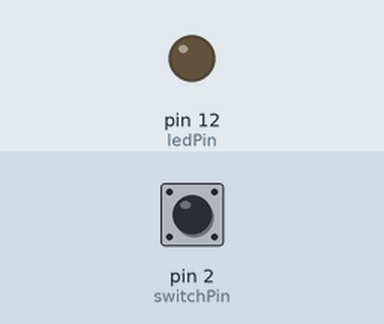
Bench run of a sketch on a simulated Arduino Uno, built with avr-gcc and run on an emulated ATmega328P. On the bench: output pins drawn as LEDs (lit = HIGH). Inputs (shaded band) come from the test bench; at power-on: pin 2 (switchPin) LOW.

Above: at 1.2 s.
1.3 s: pin 2 (switchPin) pulled HIGH for 0.15 s
At 1.39 s:
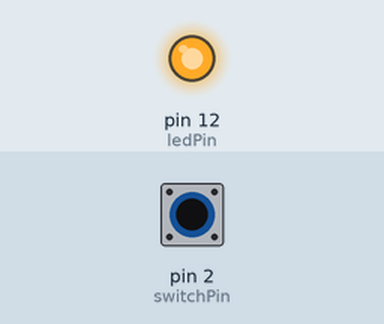
2.9 s: pin 2 (switchPin) pulled HIGH for 3.2 s
At 6.5 s:
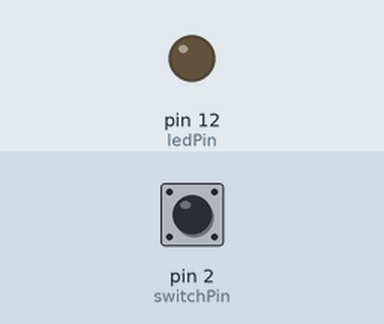
Timing chart, 0 to 8.0 s (numbered marks = the images above; inputs shaded):
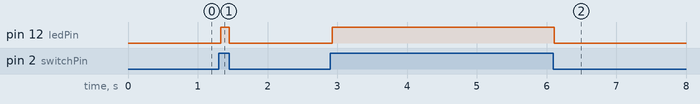

The sketch:

2b.ino
```cpp
const int switchPin = 2;
const int ledPin = 12;

volatile bool switchState = LOW;

void setup() {
  pinMode(switchPin, INPUT);
  pinMode(ledPin, OUTPUT);
}

void loop() {
  bool reading = digitalRead(switchPin);

  if (reading == HIGH) {
    delayTimer1(30); // debounce delay
    if (digitalRead(switchPin) == HIGH) {
      digitalWrite(ledPin, HIGH);
    }
  } else {
    digitalWrite(ledPin, LOW);
  }
}

// Timer1 based delay (approx)
void delayTimer1(int ms) {
  for (int i = 0; i < ms; i++) {
    TCNT1 = 0;
    TCCR1B = (1 << CS11) | (1 << CS10); // prescaler 64
    while (TCNT1 < 250); // ~1ms delay
    TCCR1B = 0;
  }
}
```

Measured:
- after the input at 1.3 s, pin 12 (ledPin): LOW → HIGH at once, → LOW 0.12 s later
- after the input at 2.9 s, pin 12 (ledPin): LOW → HIGH at once, → LOW 3.2 s later
